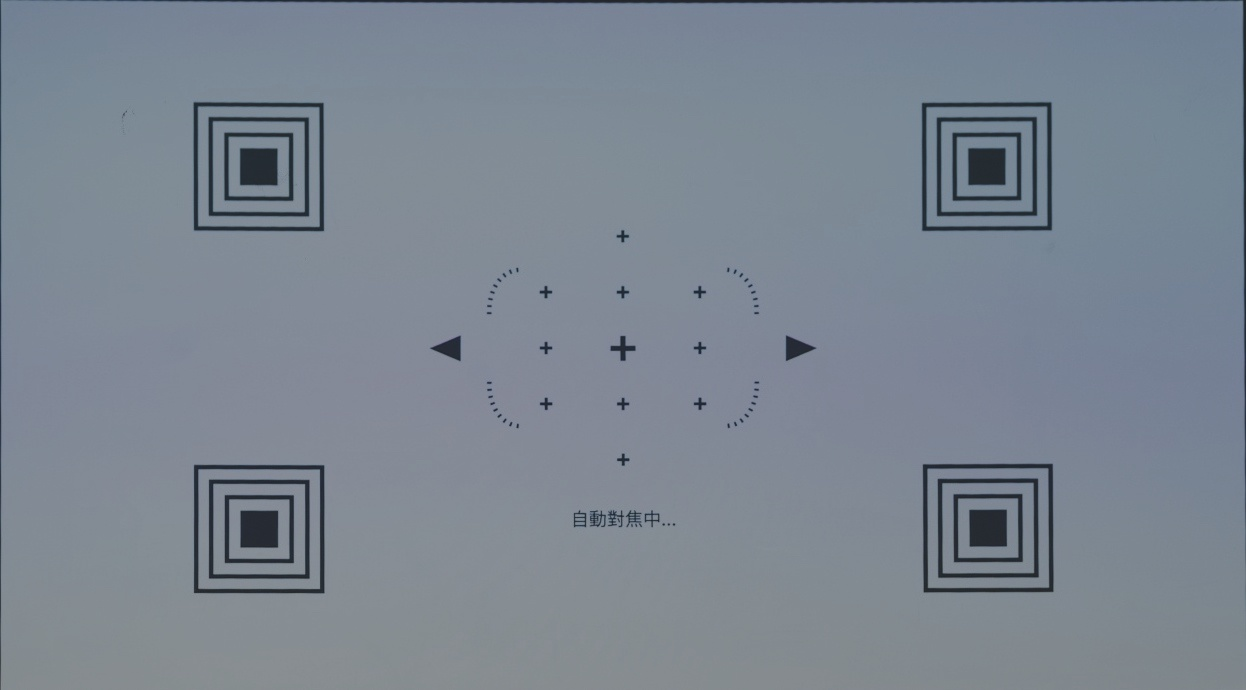
#> input picture pygameproj/calibrationImage2.jpg, 1246 x 690 px
$ python -i shapetracking.py   (imports and definitions only)
#> lines starting #> are read from the running program, lines starting #| are printed output that depends on the picture; after the words box and inside, x2 and y2 are one past the last pixel; in counts of white or black regions, pixels touching at a corner belong together
#> further down, picture is the input picture: shape (690, 1246, 3); mean B, G, R 145.5, 133.4, 123.4
import cv2
import math
from cv2 import ROTATE_90_CLOCKWISE
from cv2 import ROTATE_90_COUNTERCLOCKWISE
from cv2 import ROTATE_180
import numpy as np
import imutils

class ShapeTracker():
    def __init__(self):
        print('init shape')

    def Detect(self,image,drawImg=None,blursize=9,threshold=170,show=False):
#> called with blursize = 9, threshold = 170, show = False
        gray_img = cv2.cvtColor(image, cv2.COLOR_BGR2GRAY)
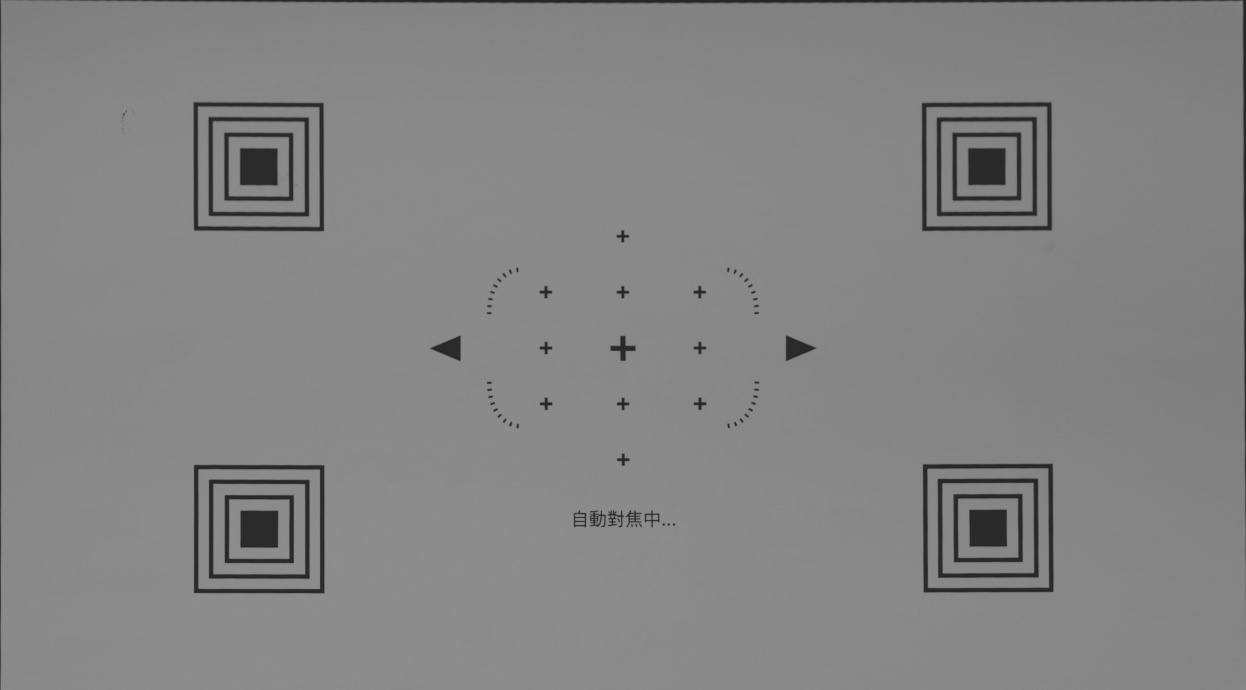
#> gray_img: shape (690, 1246); min 34, max 148, mean 131.8
        blurred = cv2.GaussianBlur(gray_img, (blursize, blursize), 0)             # 高斯模糊去噪（设定卷积核大小影响效果）
        _, RedThresh = cv2.threshold(blurred, threshold, 255, cv2.THRESH_BINARY)  # 设定阈值165（阈值影响开闭运算效果
#> RedThresh: shape (690, 1246); every value is 0
        # cv2.imshow('Binary',RedThresh)
        RedThresh = np.invert(RedThresh)
#> RedThresh: shape (690, 1246); every value is 255
        # cv2.putText(RedThresh,f'T={threshold}',(0,30),cv2.FONT_HERSHEY_SIMPLEX,1, (threshold, threshold, threshold), 2)
        if show and drawImg is not None:
            RedThresh_show = cv2.resize(RedThresh,(128,80))
            RedThresh_show = cv2.cvtColor(RedThresh_show, cv2.COLOR_GRAY2RGB)
            drawImg[80:80+RedThresh_show.shape[0],:RedThresh_show.shape[1],:] = RedThresh_show
            # cv2.imshow('BinaryInv',drawImg)

        # cv2.imwrite('binary.jpg',RedThresh)
        cnts = cv2.findContours(RedThresh.copy(), cv2.RETR_CCOMP,cv2.CHAIN_APPROX_SIMPLE)
#> cnts = 1 contour; box (x1, y1, x2, y2) and area: (0, 0, 1246, 690) 857805
        cnts = imutils.grab_contours(cnts)
#> cnts = [[[0, 0], [0, 689], [1245, 689], [1245, 0]]]
        # cnts = sorted(cnts, key=cv2.contourArea, reverse=True)

        # cv2.drawContours(image, cnts, -1, (0, 255, 0), 2)
        # cv2.imshow("Cam", image)
        for i,c in enumerate(cnts):
        # c = sorted(cnts, key=cv2.contourArea, reverse=True)[0]              # 计算最大轮廓的旋转包围盒
            epsilon = 0.1*cv2.arcLength(c,True)
            approx = cv2.approxPolyDP(c,epsilon,True)[:,0]
            # if len(approx)>=3:
                # print(f'{i}  {approx}')
            rotatedRect = cv2.minAreaRect(c)
            # vertices = cv2.RotatedRect.points(rotatedRect)
            # print(rotatedRect)

            if drawImg is not None:
                scaleX = drawImg.shape[0]/image.shape[0]
                scaleY = drawImg.shape[1]/image.shape[1]
                approx = np.array([[ap[0]*scaleX,ap[1]*scaleY] for ap in approx],dtype=np.int32)

                cv2.polylines(drawImg,[np.array(approx)],True,(0,255,0),2)
#> this loop made 1 pass
#> (epsilon, approx, rotatedRect) on pass 1: (386.8, [[0, 0], [0, 689], [1245, 689], [1245, 0]], ((622.5, 344.5), (689, 1245), -90))
                # [5 lines of commented-out code are left out]

>>> import cv2
>>> picture = cv2.imread('pygameproj/calibrationImage2.jpg')
>>> result = ShapeTracker().Detect(picture)
